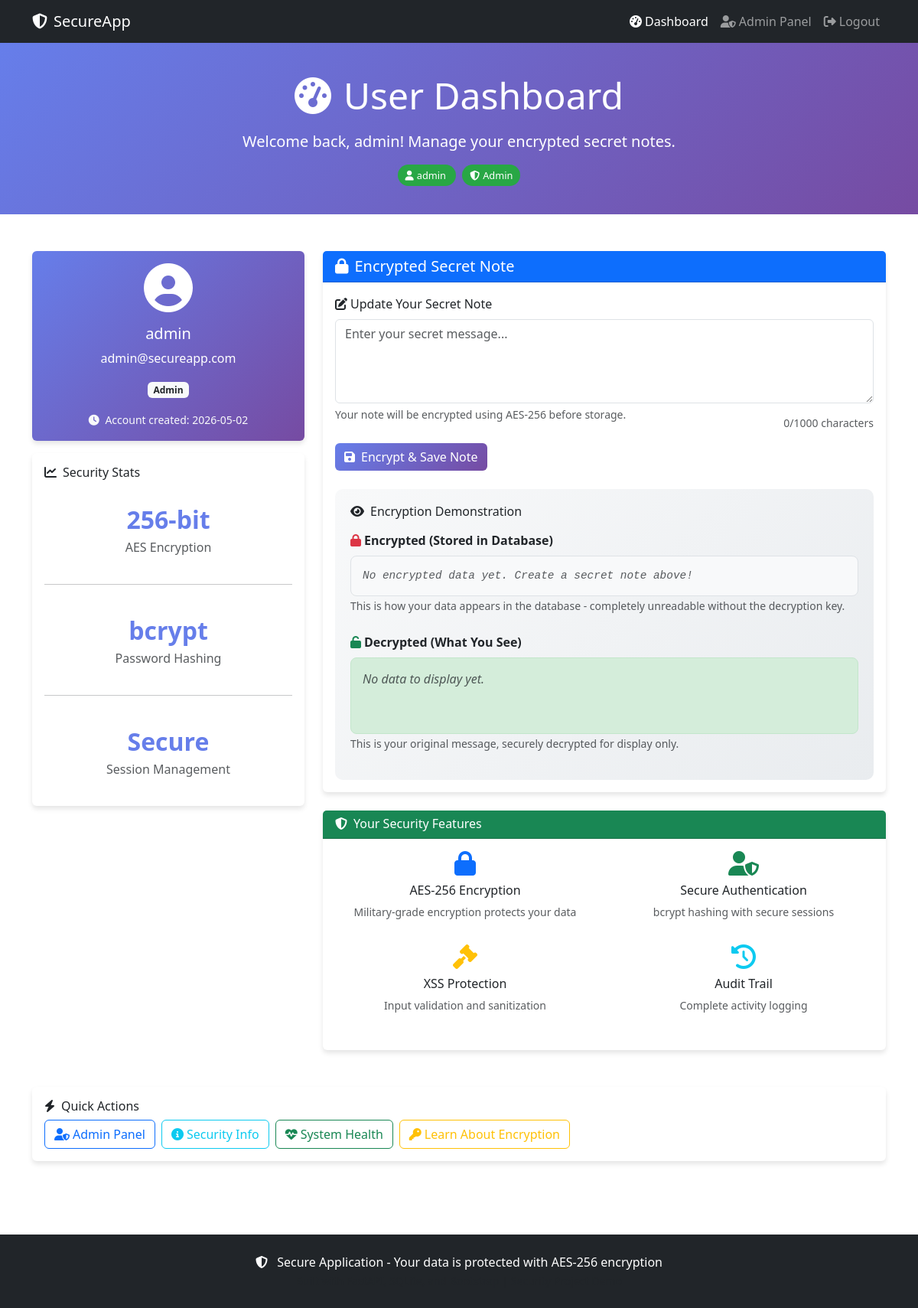
The app's page /dashboard (signed in) with its own data.
### tables this page shows
CREATE TABLE users (
                        id INTEGER PRIMARY KEY AUTOINCREMENT,
                        username TEXT UNIQUE NOT NULL,
                        email TEXT UNIQUE NOT NULL,
                        password_hash TEXT NOT NULL,
                        role TEXT DEFAULT 'user',
                        failed_login_attempts INTEGER DEFAULT 0,
                        last_login_attempt TEXT,
                        lockout_until TEXT,
                        created_at TEXT DEFAULT CURRENT_TIMESTAMP
                    );

### main.py (the view)
@app.get("/dashboard", response_class=HTMLResponse)
async def dashboard(request: Request):
    user = require_auth(request)
    secret_note = db.get_secret_note(user.id)
    decrypted_note = security.decrypt_data(secret_note) if secret_note else ""
    return templates.TemplateResponse("dashboard.html", {
        "request": request,
        "user": user,
        "encrypted_note": secret_note,
        "decrypted_note": decrypted_note
    })

### templates/dashboard.html (shortened to what this page needs)
<!DOCTYPE html>
<html lang="en">
<head>
    <link href="https://cdn.jsdelivr.net/npm/bootstrap@5.3.0/dist/css/bootstrap.min.css" rel="stylesheet">
    <link href="https://cdnjs.cloudflare.com/ajax/libs/font-awesome/6.4.0/css/all.min.css" rel="stylesheet">
</head>
<body>
    <nav class="navbar navbar-expand-lg navbar-dark bg-dark">
        <div class="container">
            <a class="navbar-brand" href="/">
                <i class="fas fa-shield-alt me-2"></i>SecureApp
            </a>
            <div class="collapse navbar-collapse" id="navbarNav">
                <ul class="navbar-nav ms-auto">
                    <li class="nav-item">
                        <a class="nav-link active" href="/dashboard">
                            <i class="fas fa-tachometer-alt me-1"></i>Dashboard
                        </a>
                    </li>
                    {% if user.role == "admin" %}
                        <li class="nav-item">
                            <a class="nav-link" href="/admin">
                                <i class="fas fa-user-shield me-1"></i>Admin Panel
                            </a>
                        </li>
                    {% endif %}
                    <li class="nav-item">
                        <a class="nav-link" href="/logout">
                            <i class="fas fa-sign-out-alt me-1"></i>Logout
                        </a>
                    </li>
                </ul>
            </div>
        </div>
    </nav>
    <div class="dashboard-header">
        <div class="container text-center">
            <h1 class="display-5 mb-3">
                <i class="fas fa-tachometer-alt me-3"></i>User Dashboard
            </h1>
            <p class="lead">Welcome back, {{ user.username }}! Manage your encrypted secret notes.</p>
            <div class="mt-3">
                <span class="security-badge me-2">
                    <i class="fas fa-user me-1"></i>{{ user.username }}
                </span>
                <span class="security-badge">
                    <i class="fas fa-shield-alt me-1"></i>{{ user.role.title() }}
                </span>
            </div>
        </div>
    </div>
    <div class="container py-5">
        <div class="row">
            <div class="col-lg-4 mb-4">
                <div class="card user-info-card">
                    <div class="card-body text-center">
                        <i class="fas fa-user-circle fa-4x mb-3"></i>
                        <h5 class="card-title">{{ user.username }}</h5>
                        <p class="card-text">{{ user.email }}</p>
                        <div class="mb-3">
                            <span class="badge bg-light text-dark">{{ user.role.title() }}</span>
                        </div>
                        <small class="text-light">
                            <i class="fas fa-clock me-1"></i>
                            Account created: {{ user.created_at[:10] }}
                        </small>
                    </div>
                </div>
                <div class="card mt-3">
                    <div class="card-body">
                        <h6 class="card-title">
                            <i class="fas fa-chart-line me-2"></i>Security Stats
                        </h6>
                        <div class="stats-card">
                            <div class="stats-number">256-bit</div>
                            <div class="text-muted">AES Encryption</div>
                        </div>
                        <hr>
                        <div class="stats-card">
                            <div class="stats-number">bcrypt</div>
                            <div class="text-muted">Password Hashing</div>
                        </div>
                        <hr>
                        <div class="stats-card">
                            <div class="stats-number">Secure</div>
                            <div class="text-muted">Session Management</div>
                        </div>
                    </div>
                </div>
            </div>
            <div class="col-lg-8 mb-4">
                <div class="card">
                    <div class="card-header bg-primary text-white">
                        <h5 class="mb-0">
                            <i class="fas fa-lock me-2"></i>Encrypted Secret Note
                        </h5>
                    </div>
                    <div class="card-body">
                        <form method="post" action="/dashboard/update-note" class="mb-4">
                            <div class="mb-3">
                                <label for="secret_note" class="form-label">
                                    <i class="fas fa-edit me-1"></i>Update Your Secret Note
                                </label>
                                <textarea class="form-control" id="secret_note" name="secret_note"
                                          rows="4" placeholder="Enter your secret message...">{{ decrypted_note }}</textarea>
                                <div class="form-text">
                                    Your note will be encrypted using AES-256 before storage.
                                </div>
                            </div>
                            <button type="submit" class="btn btn-encrypt btn-primary">
                                <i class="fas fa-save me-2"></i>Encrypt & Save Note
                            </button>
                        </form>
                        <div class="encryption-demo">
                            <h6 class="mb-3">
                                <i class="fas fa-eye me-2"></i>Encryption Demonstration
                            </h6>
                            <div class="mb-4">
                                <label class="form-label fw-bold">
                                    <i class="fas fa-lock text-danger me-1"></i>Encrypted (Stored in Database)
                                </label>
                                <div class="encrypted-display">
                                    {% if encrypted_note %}
                                        {{ encrypted_note }}
                                    {% else %}
                                        <em class="text-muted">No encrypted data yet. Create a secret note above!</em>
                                    {% endif %}
                                </div>
                                <small class="text-muted">
                                    This is how your data appears in the database - completely unreadable without the decryption key.
                                </small>
                            </div>
                            <div class="mb-3">
                                <label class="form-label fw-bold">
                                    <i class="fas fa-unlock text-success me-1"></i>Decrypted (What You See)
                                </label>
                                <div class="decrypted-display">
                                    {% if decrypted_note %}
                                        {{ decrypted_note }}
                                    {% else %}
                                        <em class="text-muted">No data to display yet.</em>
                                    {% endif %}
                                </div>
                                <small class="text-muted">
                                    This is your original message, securely decrypted for display only.
                                </small>
                            </div>
                        </div>
                    </div>
                </div>
                <div class="card mt-4">
                    <div class="card-header bg-success text-white">
                        <h6 class="mb-0">
                            <i class="fas fa-shield-alt me-2"></i>Your Security Features
                        </h6>
                    </div>
                    <div class="card-body">
                        <div class="row">
                            <div class="col-md-6 mb-3">
                                <div class="text-center">
                                    <i class="fas fa-lock feature-icon text-primary"></i>
                                    <h6>AES-256 Encryption</h6>
                                    <p class="small text-muted">Military-grade encryption protects your data</p>
                                </div>
                            </div>
                            <div class="col-md-6 mb-3">
                                <div class="text-center">
                                    <i class="fas fa-user-shield feature-icon text-success"></i>
                                    <h6>Secure Authentication</h6>
                                    <p class="small text-muted">bcrypt hashing with secure sessions</p>
                                </div>
                            </div>
                            <div class="col-md-6 mb-3">
                                <div class="text-center">
                                    <i class="fas fa-gavel feature-icon text-warning"></i>
                                    <h6>XSS Protection</h6>
                                    <p class="small text-muted">Input validation and sanitization</p>
                                </div>
                            </div>
                            <div class="col-md-6 mb-3">
                                <div class="text-center">
                                    <i class="fas fa-history feature-icon text-info"></i>
                                    <h6>Audit Trail</h6>
                                    <p class="small text-muted">Complete activity logging</p>
                                </div>
                            </div>
                        </div>
                    </div>
                </div>
            </div>
        </div>
        <div class="row mt-4">
            <div class="col-12">
                <div class="card">
                    <div class="card-body">
                        <h6 class="card-title">
                            <i class="fas fa-bolt me-2"></i>Quick Actions
                        </h6>
                        <div class="d-flex gap-2 flex-wrap">
                            {% if user.role == "admin" %}
                                <a href="/admin" class="btn btn-outline-primary">
                                    <i class="fas fa-user-shield me-1"></i>Admin Panel
                                </a>
                            {% endif %}
                            <a href="/security-info" class="btn btn-outline-info">
                                <i class="fas fa-info-circle me-1"></i>Security Info
                            </a>
                            <a href="/health" class="btn btn-outline-success">
                                <i class="fas fa-heartbeat me-1"></i>System Health
                            </a>
                            <button type="button" class="btn btn-outline-warning" onclick="showEncryptionInfo()">
                                <i class="fas fa-key me-1"></i>Learn About Encryption
                            </button>
                        </div>
                    </div>
                </div>
            </div>
        </div>
    </div>
    <footer class="bg-dark text-white py-4 mt-5">
        <div class="container text-center">
            <p class="mb-0">
                <i class="fas fa-shield-alt me-2"></i>
                Secure Application - Your data is protected with AES-256 encryption
            </p>
            <small class="text-muted">
            </small>
        </div>
    </footer>
</body>
</html>

### templates/dashboard.html (style rules this page uses)
.dashboard-header { background: linear-gradient(135deg, #667eea 0%, #764ba2 100%); color: white; padding: 40px 0; }
.card { border: none; box-shadow: 0 4px 6px rgba(0,0,0,0.1); transition: transform 0.3s ease; }
.encrypted-display { background: #f8f9fa; border: 1px solid #dee2e6; border-radius: 8px; padding: 15px; font-family: 'Courier New', monospace; font-size: 0.9em; word-break: break-all; max-height: 200px; overflow-y: auto; }
.decrypted-display { background: #d4edda; border: 1px solid #c3e6cb; border-radius: 8px; padding: 15px; min-height: 100px; }
.security-badge { background: #28a745; color: white; padding: 5px 10px; border-radius: 15px; font-size: 0.8em; }
.encryption-demo { background: linear-gradient(135deg, #f8f9fa 0%, #e9ecef 100%); border-radius: 10px; padding: 20px; }
.btn-encrypt { background: linear-gradient(135deg, #667eea 0%, #764ba2 100%); border: none; }
.user-info-card { background: linear-gradient(135deg, #667eea 0%, #764ba2 100%); color: white; }
.feature-icon { font-size: 2em; margin-bottom: 10px; }
.stats-card { text-align: center; padding: 20px; }
.stats-number { font-size: 2em; font-weight: bold; color: #667eea; }

### records on screen
users: username "admin", role "Admin", email "admin@secureapp.com", created_at "2026-05-02"
